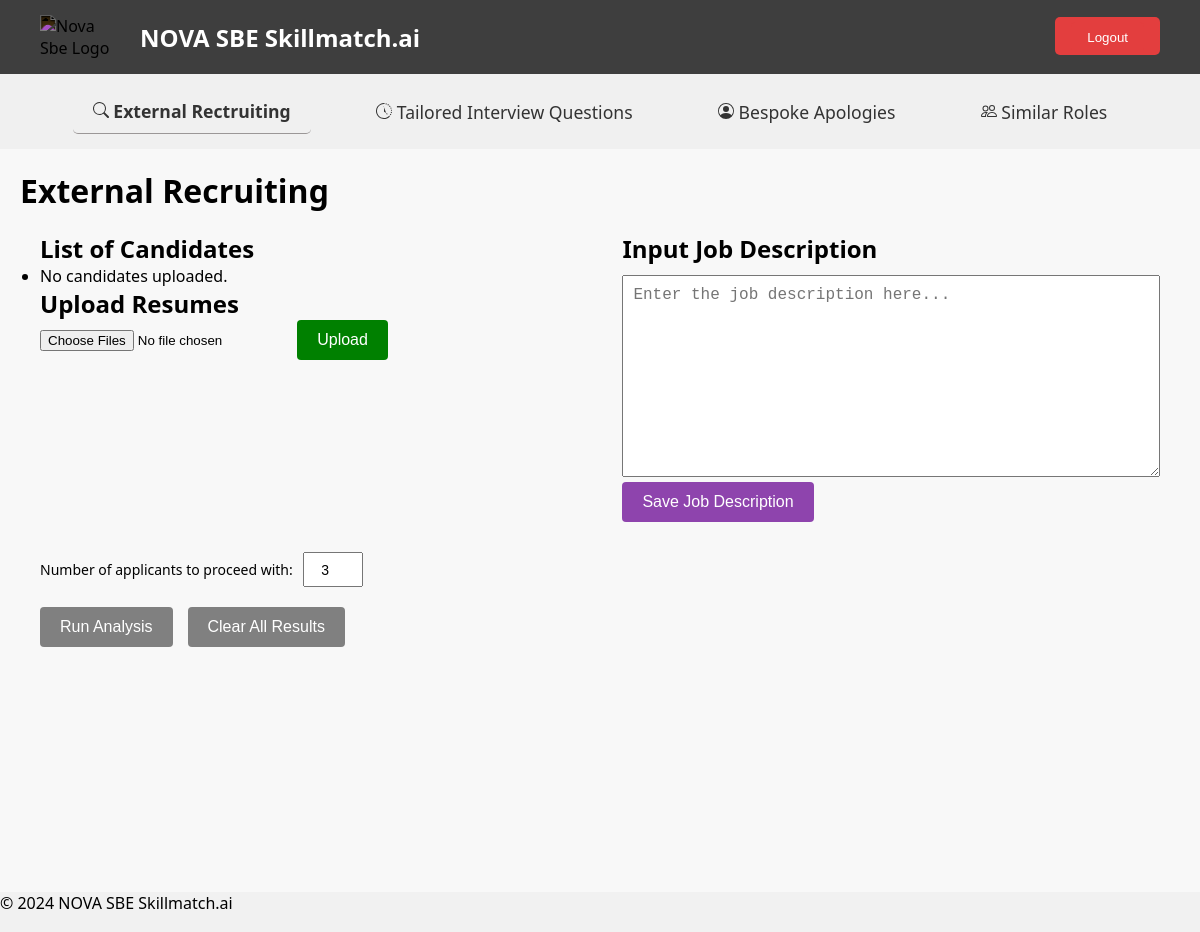
Page /ext_recruit (signed in) on the earlier database version.
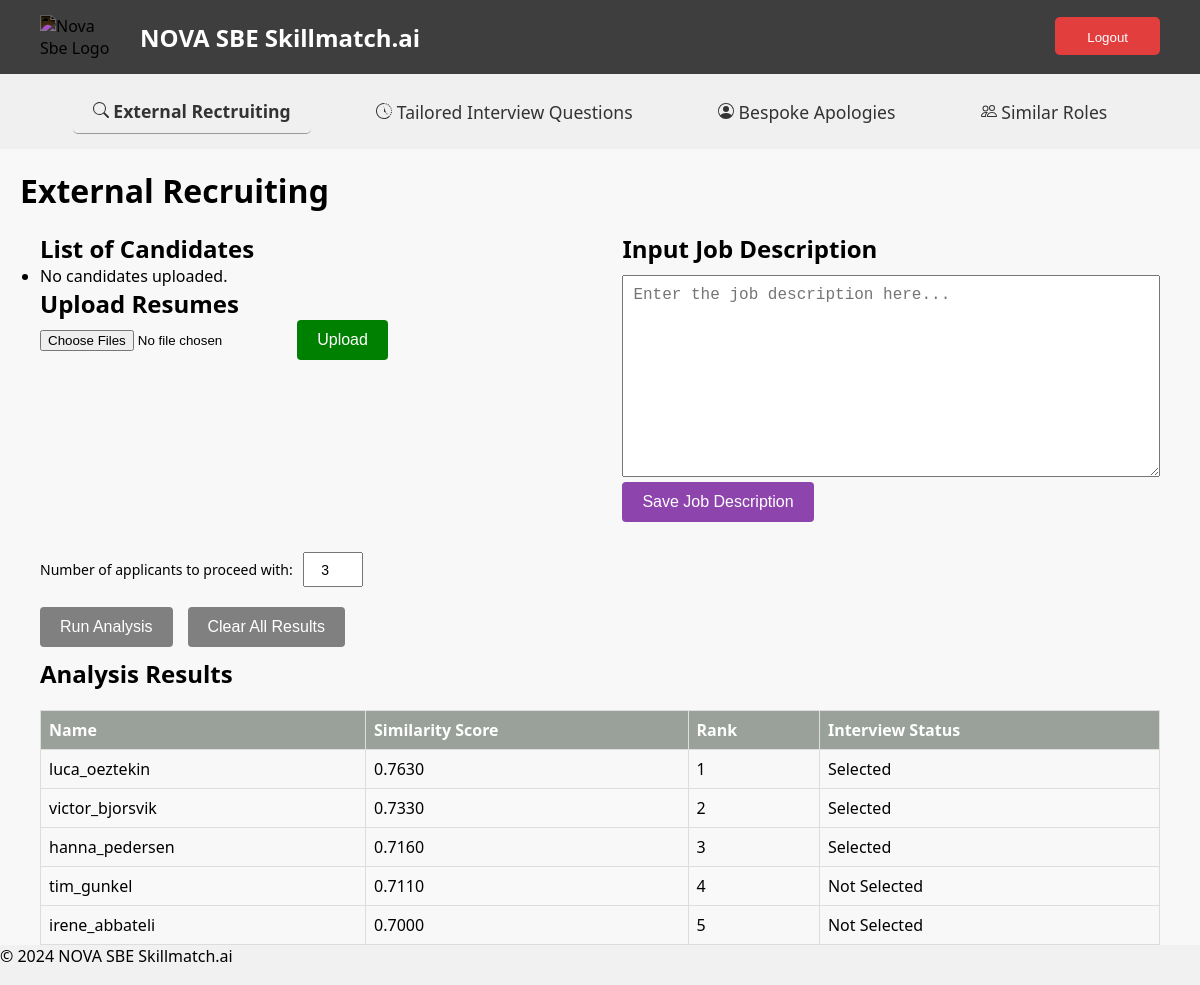
Same page on the later database version.
### tables this page shows
CREATE TABLE applicants (
    applicant_id INTEGER PRIMARY KEY AUTOINCREMENT,
    name TEXT NOT NULL,
    contact_info TEXT,
    skills TEXT,
    degrees TEXT,
    similarity_score REAL,
    rank INTEGER,
    interview_status TEXT
);

### user_interface/recruitment/routes.py (the view)
@recruitment_bp.route('/ext_recruit', methods=['GET'])
@login_required
def ext_recruit():
    user_id = str(session.get("user_id"))
    upload_folder = os.path.join(current_app.config['UPLOAD_FOLDER_EXT'], user_id)
    os.makedirs(upload_folder, exist_ok=True)
    applicants = [file for file in os.listdir(upload_folder) if file.endswith("pdf")]
    job_description = session.get('job_description', '')
    analysis_data = []
    columns = []
    db = get_db()
    cursor = db.cursor()
    cursor.execute("""
        SELECT name, similarity_score, rank, interview_status
        FROM applicants
        WHERE similarity_score IS NOT NULL
        ORDER BY rank ASC
    """)
    ranked_applicants = cursor.fetchall()
    if ranked_applicants:
        analysis_data = [{
            'name': row[0],
            'similarity_score': round(row[1], 3),
            'rank': row[2],
            'interview_status': row[3]
        } for row in ranked_applicants]
        columns = ['name', 'similarity_score', 'rank', 'interview_status']
    return render_template(
        "ext_recruit.html",
        applicants=applicants,
        analysis_data=analysis_data,
        job_description=job_description,
        columns=columns
    )

### user_interface/helpers.py (called while the page is built)
def get_db():
    if 'db' not in g:
        g.db = sqlite3.connect('skills.db')
        g.db.execute('PRAGMA foreign_keys = ON;')
    return g.db

def login_required(f):
    @wraps(f)
    def decorated_function(*args, **kwargs):
        if session.get("user_id") is None:
            return redirect("/login")
        return f(*args, **kwargs)
    return decorated_function

### user_interface/templates/ext_recruit.html (shortened to what this page needs)
{% extends "layout.html" %}
{% block main %}
<h1>External Recruiting</h1>
<div class="content-wrapper">
    <div class="flex-container">
        <div class="left-section">
            <div>
                <h2>List of Candidates</h2>
                <ul>
                    {% for applicant in applicants %}
                        <li>{{ applicant }}</li>
                    {% else %}
                        <li>No candidates uploaded.</li>
                    {% endfor %}
                </ul>
            </div>
            <div>
                <h2>Upload Resumes</h2>
                <form action="{{ url_for('recruitment.upload_files') }}" method="post" enctype="multipart/form-data">
                    <input type="file" name="files" multiple required>
                    <input type="submit" value="Upload" class="action-button upload-button">
                </form>
            </div>
        </div>
        <div class="right-section">
            <h2>Input Job Description</h2>
            <form method="post" action="{{ url_for('recruitment.submit_job_description') }}">
                <textarea name="job_description" rows="10" cols="50" placeholder="Enter the job description here..." required>{{ job_description or '' }}</textarea>
                <br>
                <input type="submit" value="Save Job Description" class="action-button job-desc-button">
            </form>
        </div>
    </div>
   <form method="post" action="/ext_recruit/run_analysis" id="analysis-form" class="analysis-form">
    <div class="input-group">
        <label for="num_applicants">Number of applicants to proceed with:</label>
        <input type="number" id="num_applicants" name="num_applicants" min="1" value="3" required>
    </div>
    <div class="buttons-container">
            <button type="submit" class="action-button run-button" {% if not applicants or not job_description %}disabled{% endif %}>
                Run Analysis
            </button>
        </form>
        <form method="post" action="/ext_recruit/clear" onsubmit="return confirm('Are you sure you want to delete all uploaded resumes and clear results?');">
            <button type="submit" class="action-button clear-button" {% if not applicants %}disabled{% endif %}>
                Clear All Results
            </button>
        </form>
    </div>
    <div class="analysis-results">
        {% if analysis_data %}
            <h2>Analysis Results</h2>
            <table class="table table-striped">
                <thead>
                    <tr>
                        {% for column in columns %}
                            <th>{{ column.replace('_', ' ').title() }}</th>
                        {% endfor %}
                    </tr>
                </thead>
                <tbody>
                    {% for row in analysis_data %}
                        <tr>
                            {% for column in columns %}
                                <td>
                                    {% if column == "similarity_score" %}
                                        {{ "{:.4f}".format(row[column]) }}
                                    {% else %}
                                        {{ row[column] }}
                                    {% endif %}
                                </td>
                            {% endfor %}
                        </tr>
                    {% endfor %}
                </tbody>
            </table>
        {% endif %}
    </div>
{% endblock %}

### user_interface/templates/layout.html (shortened to what this page needs)
<!DOCTYPE html>
<html lang="en">
<head>
  <link rel="stylesheet" href="{{ url_for('static', filename='styles.css') }}">
  <link rel="stylesheet" href="https://cdnjs.cloudflare.com/ajax/libs/font-awesome/6.2.0/css/all.min.css"
 />
  <link href="https://cdn.jsdelivr.net/npm/select2@4.1.0-rc.0/dist/css/select2.min.css" rel="stylesheet" />
  <link rel="stylesheet" href="//cdnjs.cloudflare.com/ajax/libs/highlight.js/11.7.0/styles/default.min.css">
</head>
<body>
  <header>
    <div class="header-container">
      <a href="/" class="logo-link">
        <div class="logo-container">
          <img src="https://upload.wikimedia.org/wikipedia/commons/thumb/c/c1/NovaSBE_Logo.svg/2560px-NovaSBE_Logo.svg.png"
              alt="Nova Sbe Logo" class="logo">
          <h1>NOVA SBE Skillmatch.ai</h1>
        </div>
      </a>
      <div class="logout">
        <a href="/logout" class="logout-button">
          <button class="logout-button">Logout</button>
        </a>
      </div>
    </div>
  </header>
  <nav class="navigation">
    {% set current_path = request.path %}
    <a href="{{ url_for('recruitment.ext_recruit') }}"
       class="nav-button {% if current_path.startswith('/ext_recruit') %}active{% endif %}">
      <svg xmlns="http://www.w3.org/2000/svg" width="16" height="16" fill="currentColor" class="bi bi-search"
        viewBox="0 0 16 16">
        <path
          d="M11.742 10.344a6.5 6.5 0 1 0-1.397 1.398h-.001q.044.06.098.115l3.85 3.85a1 1 0 0 0 1.415-1.414l-3.85-3.85a1 1 0 0 0-.115-.1zM12 6.5a5.5 5.5 0 1 1-11 0 5.5 5.5 0 0 1 11 0" />
      </svg> External Rectruiting
    </a>
    <a href="/tailored_interviews"
    class="nav-button {% if current_path.startswith('/tailored_interviews') %}active{% endif %}">
     Tailored Interview Questions
   </a>
    <a href="/bespoke_apology"
       class="nav-button {% if current_path.startswith('/bespoke_apology') %}active{% endif %}">
       Bespoke Apologies
    </a>
    <a href="{{ url_for('roles.roles') }}"
       class="nav-button {% if current_path.startswith('/roles') %}active{% endif %}">
      Similar Roles
    </a>
  </nav>
  <main id="main-content">
    {% block main %}{% endblock %}
  </main>
  <footer style="position: fixed; left: 0; bottom: 0; width: 100%; background-color: #f1f1f1; text-align: left;">
    <p id="easter-egg-footer">&copy; 2024 NOVA SBE Skillmatch.ai</p>
  </footer>
</body>
</html>

### user_interface/static/styles.css (style rules this page uses)
body { font-family: 'Segoe UI', Roboto, Arial, sans-serif; margin: 0; padding: 0; background-color: #f8f8f8; overflow-x: hidden; }
header { background-color: #3e3e3e; color: white; padding: 5px 20px; display: flex; align-items: center; justify-content: space-between; }
.header-container { flex-grow: 1; display: flex; align-items: center; justify-content: flex-start; padding: 10px 20px; }
.logo { width: 80px; margin-right: 20px; filter: invert(100%); }
.register-link, .login-link, .logout { margin-left: auto; font-size: 16px; }
.register-link a, .login-link a, .logout { color: #fff; text-decoration: none; }
.logout { margin-left: auto; }
.register-button, .login-button, .logout-button { background-color: #e33e3e; color: white; border: none; padding: 8px 16px; border-radius: 5px; cursor: pointer; }
.logo-link { text-decoration: none; color: inherit; display: inline-block; }
.logo-container { display: flex; align-items: center; }
.logo-link h1 { margin: 0; padding: 0; font-size: 24px; }
.navigation { display: flex; align-items: center; flex-grow: 1; justify-content: space-around; background-color: #f0f0f0; padding: 15px 50px; }
.nav-button { text-decoration: none; color: #333; padding: 10px 20px; margin: 0 10px; border-radius: 5px; transition: background-color 0.3s ease; font-size: 1.1em; cursor: pointer; }
.active { border-bottom: 1px solid #9b9797; font-weight: bold; }
main { padding: 20px; }

### user_interface/templates/ext_recruit.html (style rules this page uses)
* { margin: 0; padding: 0; box-sizing: border-box; }
html, body { height: 100%; }
.content-wrapper { min-height: calc(100vh - 100px); padding: 20px; }
footer { height: 40px; }
.flex-container { display: flex; flex-wrap: wrap; justify-content: space-between; align-items: flex-start; margin-bottom: 20px; }
.left-section, .right-section { width: 48%; }
.left-section { margin-right: 20px; }
.buttons-container { display: flex; flex-direction: row; align-items: center; gap: 15px; margin-top: 20px; justify-content: flex-start; }
.input-group { display: flex; align-items: center; gap: 10px; }
.input-group label { font-size: 14px; }
.input-group input { width: 60px; height: 35px; padding: 5px; font-size: 14px; text-align: center; }
.action-button { flex: none; color: white; padding: 10px 20px; border: none; border-radius: 4px; cursor: pointer; font-size: 16px; margin-bottom: 10px; height: 40px; max-width: 200px; width: auto; }
.action-button:disabled { background-color: grey; cursor: not-allowed; }
.clear-button { background-color: red; }
.run-button { background-color: blue; }
.upload-button { background-color: green; }
.job-desc-button { background-color: #8e44ad; }
textarea { width: 100%; max-width: 600px; font-size: 16px; padding: 10px; margin-top: 10px; }
table { width: 100%; border-collapse: collapse; margin-top: 20px; }
th, td { text-align: left; padding: 8px; border: 1px solid #ddd; }
tr:nth-child(even) { background-color: #f9f9f9; }
th { background-color: #9aa19a; color: white; }

Differences in the rows shown:
added applicants: name "luca_oeztekin" "1" "Selected", similarity_score "0.7630"
added applicants: name "victor_bjorsvik" "2" "Selected", similarity_score "0.7330"
added applicants: name "hanna_pedersen" "3" "Selected", similarity_score "0.7160"
added applicants: name "tim_gunkel" "4" "Not Selected", similarity_score "0.7110"
added applicants: name "irene_abbateli" "5" "Not Selected", similarity_score "0.7000"
Other differences:
text now shown: "Analysis Results"
new list line: "Name"
new list line: "Similarity Score"
new list line: "Rank"
new list line: "Interview Status"
